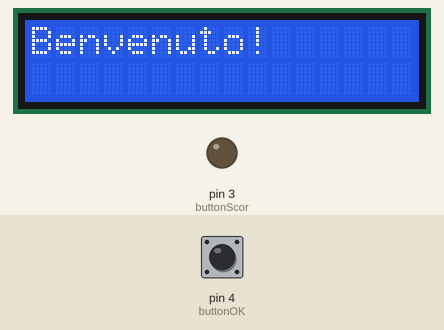
Bench run of a sketch on a simulated Arduino Uno, built with avr-gcc and run on an emulated ATmega328P. Shown: 16×2 character LCD, output pins drawn as LEDs (lit = HIGH). Dashed ring = blinking. The inputs (shaded band) are chosen by the test bench; at power-on: pin 4 (buttonOK) HIGH.

Above: at 0.1 s.
At 2.4 s:
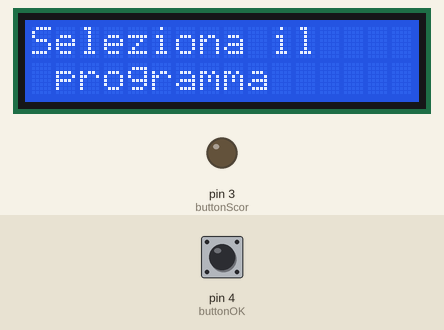
2.5 s: pin 4 (buttonOK) pulled LOW for 0.15 s
At 2.58 s:
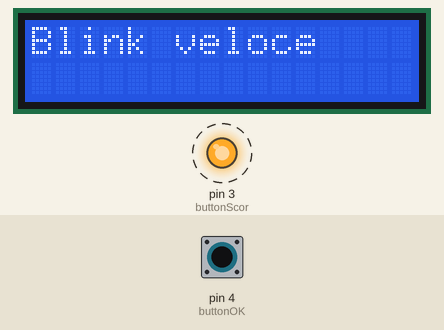
Timing chart, 0 to 9.2 s (numbered marks = the images above; inputs shaded):
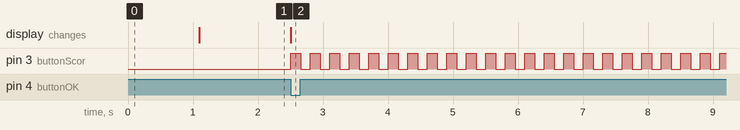

The sketch:

menu_standAlone.ino
```cpp
/*
 * Menù di selezione del tipo di test, ogni selezione farà lampeggiare un led diverso
 */

#include <LiquidCrystal_I2C.h>

#define buttonScor 3
#define buttonOK 4

#define led1 3

bool flag = true;
int count = 0;

LiquidCrystal_I2C lcd(0x27, 16, 2);

void setup()
{
  pinMode(buttonScor, INPUT);
  pinMode(buttonOK, INPUT);
  pinMode(led1, OUTPUT);
  // set up the LCD's number of columns and rows:
  lcd.begin(16, 2);
  lcd.backlight();  //accendo retroilluminazione
  // Print a message to the LCD.
  lcd.print("Benvenuto!");
  delay(1000);
  lcd.clear();
  lcd.print("Seleziona il");
  lcd.setCursor(1,1);
  lcd.print("programma");
  delay(500);
  lcd.clear();
  while(flag)
  {
    if(digitalRead(buttonScor) == LOW)
    {
      count++;
      lcd.clear();  //Cambia il programma quindi cancello schermo per leggere
      if (count == 2)
        count = 0;
    }
    switch (count)
    { //Trova un modo di eseguire una sola funzione nel loop, tipo il frameBuffer del progetto di quinta
      case 0: blinkSlow();
        break;
      case 1: blinkFast();
        break;
      default:
        break;
    }

    if(digitalRead(buttonOK) == LOW)
      flag = false;
  }
}

void loop()
{
  if(count == 0)
     {
      digitalWrite(led1, HIGH);
      delay(500);
      digitalWrite(led1, LOW);
      delay(500);
     }
   else
    {
      digitalWrite(led1, HIGH);
      delay(150);
      digitalWrite(led1, LOW);
      delay(150);
    }
}

void blinkSlow()
{
  lcd.setCursor(0,0);
  lcd.print("Blink lento");
}

void blinkFast()
{
  lcd.setCursor(0,0);
  lcd.print("Blink veloce");
}
```

Measured:
- after the input at 2.5 s, pin 3 (buttonScor): alternates HIGH for 0.15 s and LOW for 0.15 s, starting at once; the display: changes at once (image 2)
